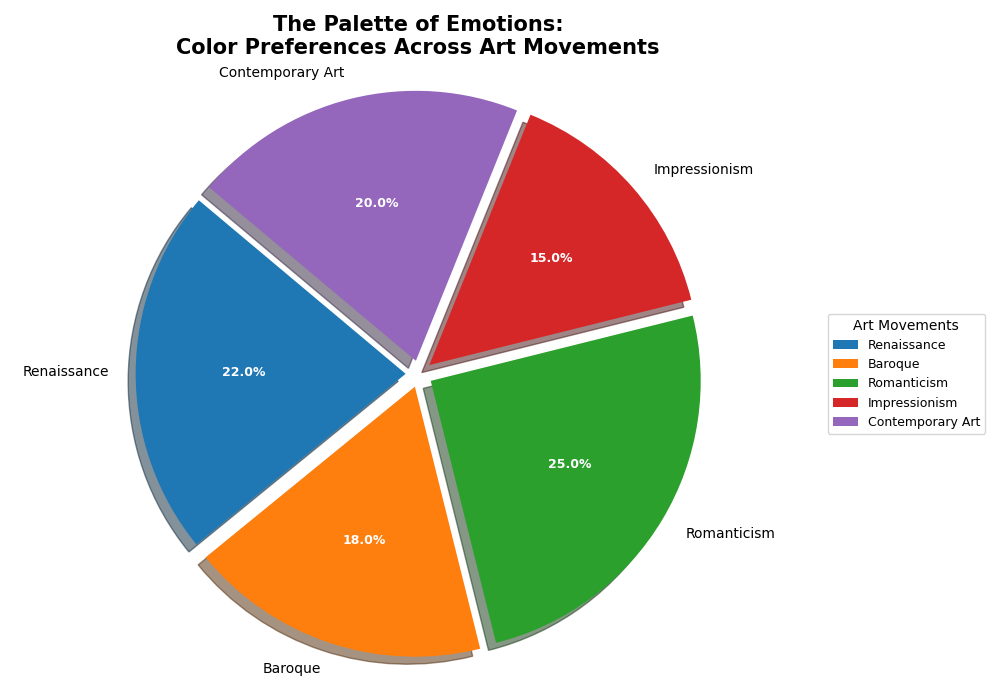

Generate this figure with Python:
import matplotlib.pyplot as plt

art_movements = ['Renaissance', 'Baroque', 'Romanticism', 'Impressionism', 'Contemporary Art']
color_usage = [22, 18, 25, 15, 20]

fig, ax = plt.subplots(figsize=(10, 7))
wedges, texts, autotexts = ax.pie(color_usage, labels=art_movements, autopct='%1.1f%%',
                                  startangle=140, shadow=True, explode=(0.05, 0.05, 0.05, 0.05, 0.05))

plt.setp(autotexts, size=9, weight='bold', color='white')

plt.title("The Palette of Emotions:\nColor Preferences Across Art Movements", fontsize=15, fontweight='bold')

ax.axis('equal')

ax.legend(wedges, [f'{movement}' for movement in art_movements],
          title="Art Movements", loc="center left", bbox_to_anchor=(1, 0, 0.5, 1), fontsize=9)

plt.tight_layout()
plt.show()
